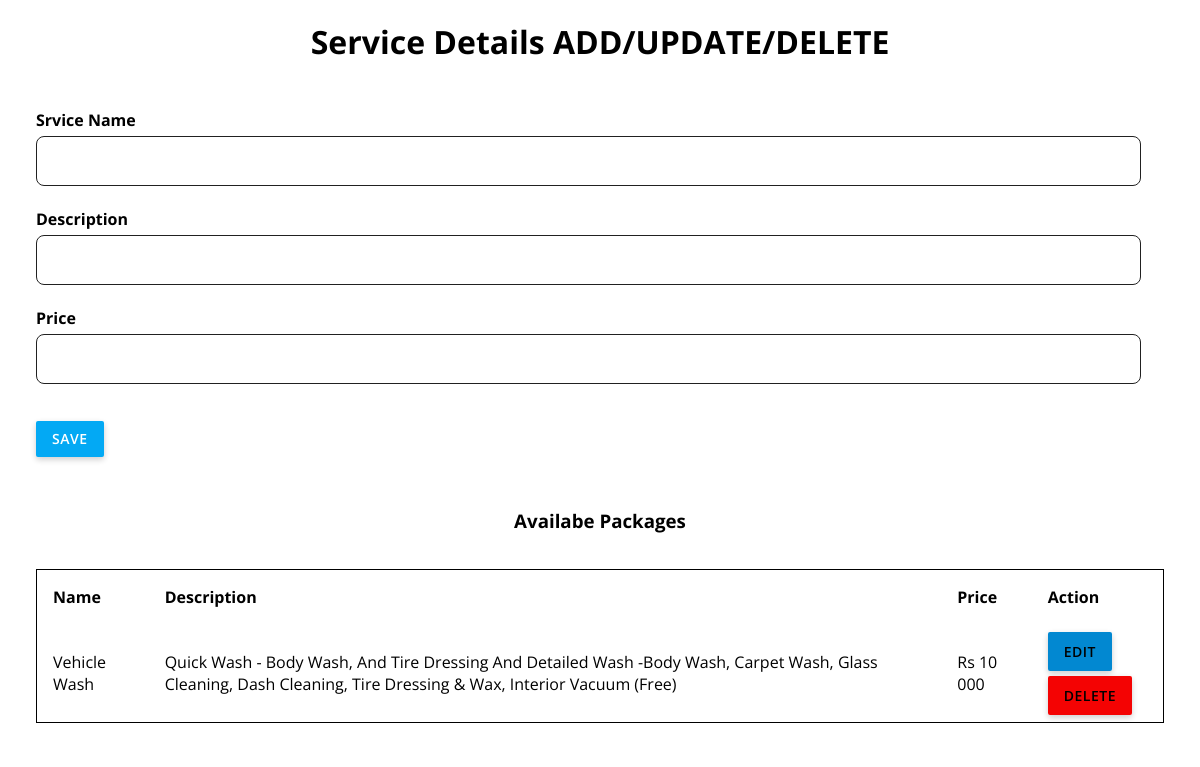
The app's page /admin/service.php with its own data.
### tables this page shows
CREATE TABLE `service` (
  `id` int NOT NULL AUTO_INCREMENT,
  `name` varchar(100) NOT NULL,
  `description` longtext NOT NULL,
  `price` varchar(45) NOT NULL,
  PRIMARY KEY (`id`)
);

### admin/service-pro.php (called while the page is built, shortened)
<?php
$update = false;
$name = "";
$description = "";
$price = "";

### admin/service.php (the view, shortened to what this page needs)
<?php
    require_once'service-pro.php';
?>
<!DOCTYPE html>
<html lang="en">
<head>
    <link rel="stylesheet" href="index.css">
</head>
<body >
    <div>
        <h1>Service Details ADD/UPDATE/DELETE</h1>
    </div>
    <form action="service-pro.php" method="POST" class="container">
        <div>
            <label for="name"><b>Srvice Name</b></label> <br>
            <input type="text" name="name"  value="<?php echo $name; ?>">
        </div>
        <div>
            <label for="description"><b> Description</b></label> <br>
            <input type="text" name="description" value="<?php echo $description; ?>">
        </div>
        <div>
        <label for="price"><b>Price</b></label> <br>
            <input type="textarea" name="price"  value="<?php echo $price; ?>">
        </div>
        <?php
            if($update == true){
        ?>
        <button type="submit" name="update"  class="update">Update</button>
        <?php
            }
            else{
        ?>
            <button type="submit" name="save"  class="save">Save</button>
        <?php
            }
        ?>
    </form>
    <?php
       $mysqli = new mysqli('localhost', 'root', 'As+s01galaxysa', 'csmotors')
       or die(mysqli_error($mysqli));
       $result = $mysqli->query("SELECT * FROM service") or die($mysqli->error);
    ?>
    <div>
        <h3 style="text-align: center;">Availabe Packages</h3>
    </div>
    <div class="container2">
        <table>
            <thead>
                <tr>
                    <th>Name</th>
                    <th>Description</th>
                    <th>Price</th>
                    <th colspan="2">Action</th>
                </tr>
            </thead>
            <?php
                while($row = $result->fetch_assoc()){?>
                <tr>
                    <td><?php echo $row['name'];?></td>
                    <td><?php echo $row['description'];?></td>
                    <td><?php echo $row['price'];?></td>
                    <td>
                        <a href="car-basic.php?edit=<?php echo $row['id']; ?>" class="edit">Edit</a><br>
                        <br>
                        <a href="car-basic-pro.php?delete=<?php echo $row['id']; ?>" class="delete">Delete</a>
                    </td>
                </tr>
            <?php };?>
        </table>
    </div>
</body>
</html>

### admin/index.css (style rules this page uses)
* { font-family: 'Open Sans', sans-serif; margin: 0; padding: 0; box-sizing: border-box; border: none; text-decoration: none; text-transform: capitalize; }
html { overflow-x: hidden; }
h1 { text-align: center; margin: 10px 30px; padding: 10px; }
.container { position:-webkit-sticky; right: 0; margin: 20px; max-width: 100%; height: 100%; padding: 16px; border-radius: 5px; }
input { border-radius: 8px; width: 98%; color: rgb(0, 0, 0); padding: 15px; margin: 5px 0 22px 0; border: 1px solid #212121; background: #ffffff; }
.save { background: #03A9F4; padding: 10px 16px; width: auto; font-weight: 600; text-transform: uppercase; font-size: 14px; color: #fff; line-height: 16px; letter-spacing: 0.5px; border-radius: 2px; box-shadow: 0 2px 6px rgba(0,0,0,0.1), 0 3px 6px rgba(0,0,0,0.1); border: 0; outline: 0; margin: 15px 15px 15px 0; transition: all 0.25s; }
.container2 { position:relative; left: 0; margin: 20px; max-width: 100%; height: 100%; padding: 16px; background-color: white; border-radius: 5px; }
table { border-collapse: collapse; width: 100%; border: 1px solid rgb(0, 0, 0); }
th, td { text-align: left; padding: 16px; }
.edit { background: #0288D1; padding: 10px 16px; width: auto; font-weight: 600; text-transform: uppercase; font-size: 14px; color: rgb(0, 0, 0); line-height: 16px; letter-spacing: 0.5px; border-radius: 2px; box-shadow: 0 2px 6px rgba(0,0,0,0.1), 0 3px 6px rgba(0,0,0,0.1); border: 0; outline: 0; margin: 15px 15px 15px 0; transition: all 0.25s; }
.delete { background: #f40303; padding: 10px 16px; width: auto; font-weight: 600; text-transform: uppercase; font-size: 14px; color: rgb(0, 0, 0); line-height: 16px; letter-spacing: 0.5px; border-radius: 2px; box-shadow: 0 2px 6px rgba(0,0,0,0.1), 0 3px 6px rgba(0,0,0,0.1); border: 0; outline: 0; margin: 15px 15px 15px 0; transition: all 0.25s; }

### records on screen
service: name "Vehicle Wash", description "Quick Wash - Body Wash, And Tire Dressing And Detailed Wash -Body Wash, Carpet Wash, Glass Cleaning, Dash Cleaning, Tire Dressing & Wax, Interior Vacuum (Free)", price "Rs 10 000"
